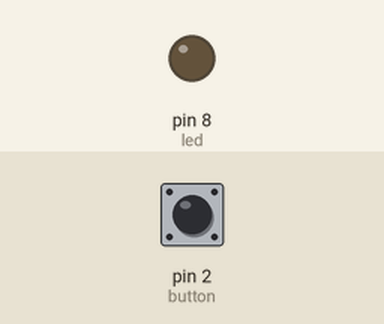
This sketch was run on a simulated Arduino Uno, built with avr-gcc and run on an emulated ATmega328P. Shown: output pins drawn as LEDs (lit = HIGH). Dashed ring = blinking. Inputs (shaded band) come from the test bench; at power-on: pin 2 (button) LOW.

Above: at 1.2 s.
1.3 s: pin 2 (button) pulled HIGH for 1 s
At 3.5 s:
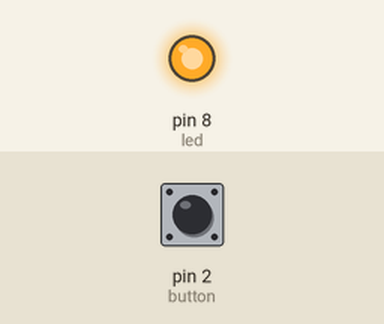
3.8 s: pin 2 (button) pulled HIGH for 0.15 s
At 4.8 s:
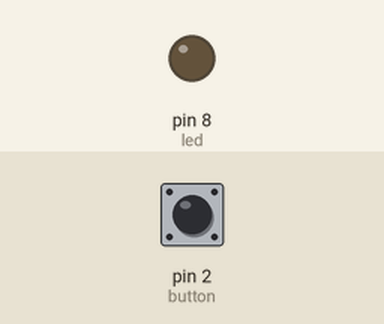
5.5 s: pin 2 (button) pulled HIGH for 3.2 s
At 5.8 s:
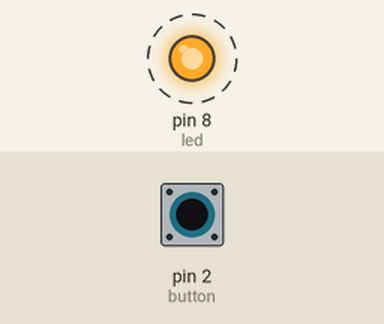
Timing chart, 0 to 10.2 s (numbered marks = the images above; inputs shaded):
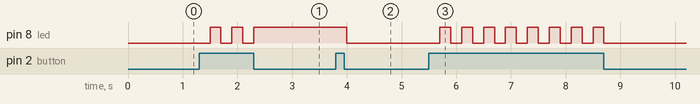

Measured:
- after the input at 1.3 s, pin 8 (led): alternates HIGH for 0.20 s and LOW for 0.20 s, 5 changes in all, then stays HIGH, starting after 0.20 s
- after the input at 3.8 s, pin 8 (led): HIGH → LOW after 0.20 s
- after the input at 5.5 s, pin 8 (led): alternates HIGH for 0.20 s and LOW for 0.20 s, 16 changes in all, then stays LOW, starting after 0.20 s

The sketch:

Prog05.ino
```cpp
#define button 2
#define led 8

bool state = 0;
void setup(){
  pinMode(button, INPUT);
  pinMode(led, OUTPUT);

}

void loop(){
  if(digitalRead(button) == 1){
    state = !state;
    delay(200);
  }
  digitalWrite(led, state);
}
```
